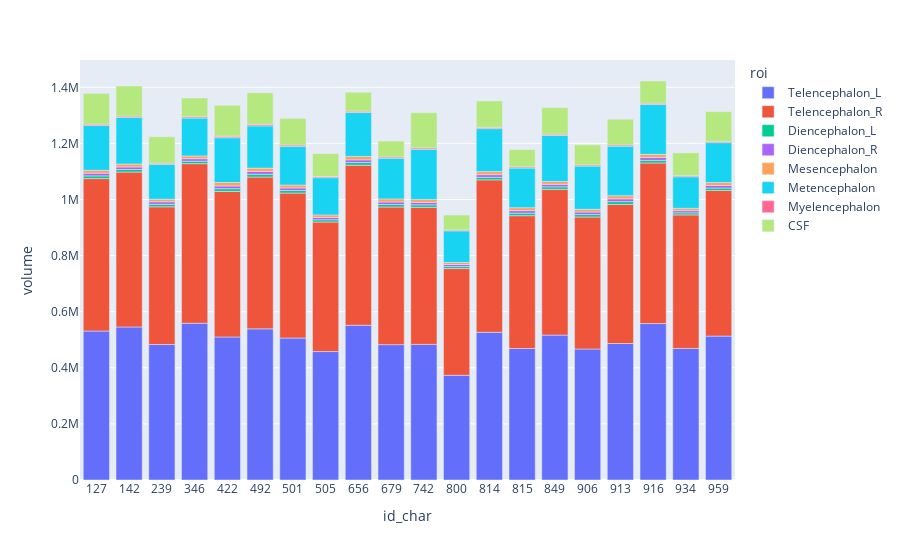

Here is the notebook cell this chart was saved with:
### Markdown cell above
Let's vew individual subjects. The id variable is a numeric variable, so let's create a string version.

### Code cell
dat = dat.assign(id_char = dat.id.astype(str))
px.bar(dat, x = "id_char", y = "volume", color = "roi").show()

### Figure 1 — Plotly figure (JSON) as saved in the notebook; plotly's stock layout.template omitted (floating-point values rounded to 4 significant figures)
{"data": [{"alignmentgroup": "True", "hovertemplate": "roi=Telencephalon_L<br>id_char=%{x}<br>volume=%{y}<extra></extra>", "legendgroup": "Telencephalon_L", "marker": {"color": "#636efa", "pattern": {"shape": ""}}, "name": "Telencephalon_L", "offsetgroup": "Telencephalon_L", "orientation": "v", "showlegend": true, "textposition": "auto", "type": "bar", "x": ["127", "142", "239", "346", "422", "492", "501", "505", "656", "679", "742", "800", "814", "815", "849", "906", "913", "916", "934", "959"], "xaxis": "x", "y": [531111, 545603, 483107, 558849, 509945, 538936, 506151, 457862, 551654, 482556, 483496, 373246, 526596, 468915, 516579, 467063, 486629, 557758, 468971, 512967], "yaxis": "y"}, {"alignmentgroup": "True", "hovertemplate": "roi=Telencephalon_R<br>id_char=%{x}<br>volume=%{y}<extra></extra>", "legendgroup": "Telencephalon_R", "marker": {"color": "#EF553B", "pattern": {"shape": ""}}, "name": "Telencephalon_R", "offsetgroup": "Telencephalon_R", "orientation": "v", "showlegend": true, "textposition": "auto", "type": "bar", "x": ["127", "142", "239", "346", "422", "492", "501", "505", "656", "679", "742", "800", "814", "815", "849", "906", "913", "916", "934", "959"], "xaxis": "x", "y": [543404, 552216, 490805, 568830, 518902, 541024, 516742, 461817, 570542, 490654, 488470, 380492, 543440, 473350, 519582, 470488, 495646, 572435, 476112, 519178], "yaxis": "y"}, {"alignmentgroup": "True", "hovertemplate": "roi=Diencephalon_L<br>id_char=%{x}<br>volume=%{y}<extra></extra>", "legendgroup": "Diencephalon_L", "marker": {"color": "#00cc96", "pattern": {"shape": ""}}, "name": "Diencephalon_L", "offsetgroup": "Diencephalon_L", "orientation": "v", "showlegend": true, "textposition": "auto", "type": "bar", "x": ["127", "142", "239", "346", "422", "492", "501", "505", "656", "679", "742", "800", "814", "815", "849", "906", "913", "916", "934", "959"], "xaxis": "x", "y": [9683, 9156, 8937, 8828, 9749, 10023, 9315, 8120, 9519, 8996, 9035, 7066, 9107, 8992, 9072, 8801, 10137, 9552, 7396, 8634], "yaxis": "y"}, {"alignmentgroup": "True", "hovertemplate": "roi=Diencephalon_R<br>id_char=%{x}<br>volume=%{y}<extra></extra>", "legendgroup": "Diencephalon_R", "marker": {"color": "#ab63fa", "pattern": {"shape": ""}}, "name": "Diencephalon_R", "offsetgroup": "Diencephalon_R", "orientation": "v", "showlegend": true, "textposition": "auto", "type": "bar", "x": ["127", "142", "239", "346", "422", "492", "501", "505", "656", "679", "742", "800", "814", "815", "849", "906", "913", "916", "934", "959"], "xaxis": "x", "y": [9678, 9071, 9004, 8933, 9722, 10142, 9104, 8126, 9678, 8990, 8831, 7396, 9438, 9092, 8958, 9054, 9810, 9846, 7707, 9143], "yaxis": "y"}, {"alignmentgroup": "True", "hovertemplate": "roi=Mesencephalon<br>id_char=%{x}<br>volume=%{y}<extra></extra>", "legendgroup": "Mesencephalon", "marker": {"color": "#FFA15A", "pattern": {"shape": ""}}, "name": "Mesencephalon", "offsetgroup": "Mesencephalon", "orientation": "v", "showlegend": true, "textposition": "auto", "type": "bar", "x": ["127", "142", "239", "346", "422", "492", "501", "505", "656", "679", "742", "800", "814", "815", "849", "906", "913", "916", "934", "959"], "xaxis": "x", "y": [10268, 10516, 9070, 9788, 12263, 11734, 10118, 9098, 12106, 10979, 10494, 7286, 10972, 10499, 10102, 9564, 11386, 11360, 8384, 10470], "yaxis": "y"}, {"alignmentgroup": "True", "hovertemplate": "roi=Metencephalon<br>id_char=%{x}<br>volume=%{y}<extra></extra>", "legendgroup": "Metencephalon", "marker": {"color": "#19d3f3", "pattern": {"shape": ""}}, "name": "Metencephalon", "offsetgroup": "Metencephalon", "orientation": "v", "showlegend": true, "textposition": "auto", "type": "bar", "x": ["127", "142", "239", "346", "422", "492", "501", "505", "656", "679", "742", "800", "814", "815", "849", "906", "913", "916", "934", "959"], "xaxis": "x", "y": [159402, 165803, 124504, 135090, 159656, 150771, 137392, 132699, 156662, 144972, 178437, 112847, 153053, 141228, 164044, 154071, 176396, 178055, 112568, 142318], "yaxis": "y"}, {"alignmentgroup": "True", "hovertemplate": "roi=Myelencephalon<br>id_char=%{x}<br>volume=%{y}<extra></extra>", "legendgroup": "Myelencephalon", "marker": {"color": "#FF6692", "pattern": {"shape": ""}}, "name": "Myelencephalon", "offsetgroup": "Myelencephalon", "orientation": "v", "showlegend": true, "textposition": "auto", "type": "bar", "x": ["127", "142", "239", "346", "422", "492", "501", "505", "656", "679", "742", "800", "814", "815", "849", "906", "913", "916", "934", "959"], "xaxis": "x", "y": [4973, 4912, 4023, 4428, 5350, 5584, 5256, 4241, 4826, 4359, 4881, 3214, 4563, 4044, 4685, 4035, 4313, 4325, 3819, 4508], "yaxis": "y"}, {"alignmentgroup": "True", "hovertemplate": "roi=CSF<br>id_char=%{x}<br>volume=%{y}<extra></extra>", "legendgroup": "CSF", "marker": {"color": "#B6E880", "pattern": {"shape": ""}}, "name": "CSF", "offsetgroup": "CSF", "orientation": "v", "showlegend": true, "textposition": "auto", "type": "bar", "x": ["127", "142", "239", "346", "422", "492", "501", "505", "656", "679", "742", "800", "814", "815", "849", "906", "913", "916", "934", "959"], "xaxis": "x", "y": [109776, 107334, 94254, 67156, 110114, 112359, 95073, 81568, 67376, 56925, 125867, 53145, 94317, 61649, 94632, 71939, 91674, 79119, 81441, 105896], "yaxis": "y"}], "layout": {"autosize": true, "barmode": "relative", "legend": {"title": {"text": "roi"}, "tracegroupgap": 0}, "margin": {"t": 60}, "xaxis": {"anchor": "y", "autorange": true, "domain": [0, 1], "range": [-0.5, 19.5], "title": {"text": "id_char"}, "type": "category"}, "yaxis": {"anchor": "x", "autorange": true, "domain": [0, 1], "range": [0, 1497000.0], "title": {"text": "volume"}, "type": "linear"}}}
